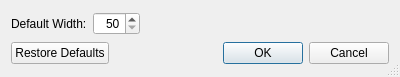
<?xml version="1.0" encoding="UTF-8"?>
<ui version="4.0">
 <class>EditorOutlineSizesDialog</class>
 <widget class="QDialog" name="EditorOutlineSizesDialog">
  <property name="geometry">
   <rect>
    <x>0</x>
    <y>0</y>
    <width>400</width>
    <height>77</height>
   </rect>
  </property>
  <property name="windowTitle">
   <string>Editor Outline Sizes</string>
  </property>
  <property name="sizeGripEnabled">
   <bool>true</bool>
  </property>
  <layout class="QVBoxLayout" name="verticalLayout">
   <item>
    <layout class="QHBoxLayout" name="horizontalLayout">
     <item>
      <widget class="QLabel" name="label_2">
       <property name="text">
        <string>Default Width:</string>
       </property>
      </widget>
     </item>
     <item>
      <widget class="QSpinBox" name="sourceOutlineWidthSpinBox">
       <property name="toolTip">
        <string>Enter the default width of the source code outline view</string>
       </property>
       <property name="alignment">
        <set>Qt::AlignRight|Qt::AlignTrailing|Qt::AlignVCenter</set>
       </property>
       <property name="minimum">
        <number>50</number>
       </property>
       <property name="maximum">
        <number>498</number>
       </property>
       <property name="singleStep">
        <number>50</number>
       </property>
      </widget>
     </item>
     <item>
      <spacer name="horizontalSpacer">
       <property name="orientation">
        <enum>Qt::Horizontal</enum>
       </property>
       <property name="sizeHint" stdset="0">
        <size>
         <width>58</width>
         <height>17</height>
        </size>
       </property>
      </spacer>
     </item>
    </layout>
   </item>
   <item>
    <widget class="QDialogButtonBox" name="buttonBox">
     <property name="orientation">
      <enum>Qt::Horizontal</enum>
     </property>
     <property name="standardButtons">
      <set>QDialogButtonBox::Cancel|QDialogButtonBox::Ok|QDialogButtonBox::RestoreDefaults</set>
     </property>
    </widget>
   </item>
  </layout>
 </widget>
 <resources/>
 <connections>
  <connection>
   <sender>buttonBox</sender>
   <signal>accepted()</signal>
   <receiver>EditorOutlineSizesDialog</receiver>
   <slot>accept()</slot>
   <hints>
    <hint type="sourcelabel">
     <x>248</x>
     <y>254</y>
    </hint>
    <hint type="destinationlabel">
     <x>157</x>
     <y>274</y>
    </hint>
   </hints>
  </connection>
  <connection>
   <sender>buttonBox</sender>
   <signal>rejected()</signal>
   <receiver>EditorOutlineSizesDialog</receiver>
   <slot>reject()</slot>
   <hints>
    <hint type="sourcelabel">
     <x>316</x>
     <y>260</y>
    </hint>
    <hint type="destinationlabel">
     <x>286</x>
     <y>274</y>
    </hint>
   </hints>
  </connection>
 </connections>
</ui>
